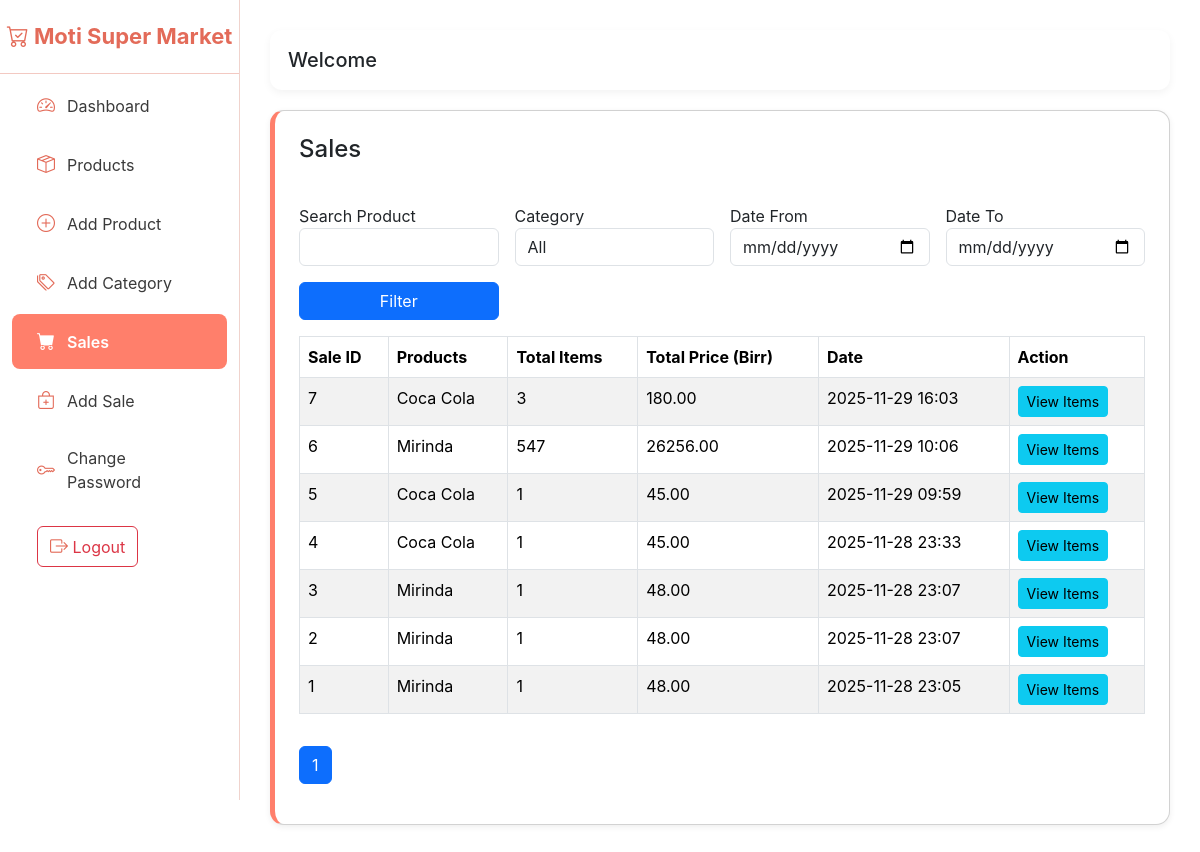
The page /myapp/sales/ on the database as committed earlier.
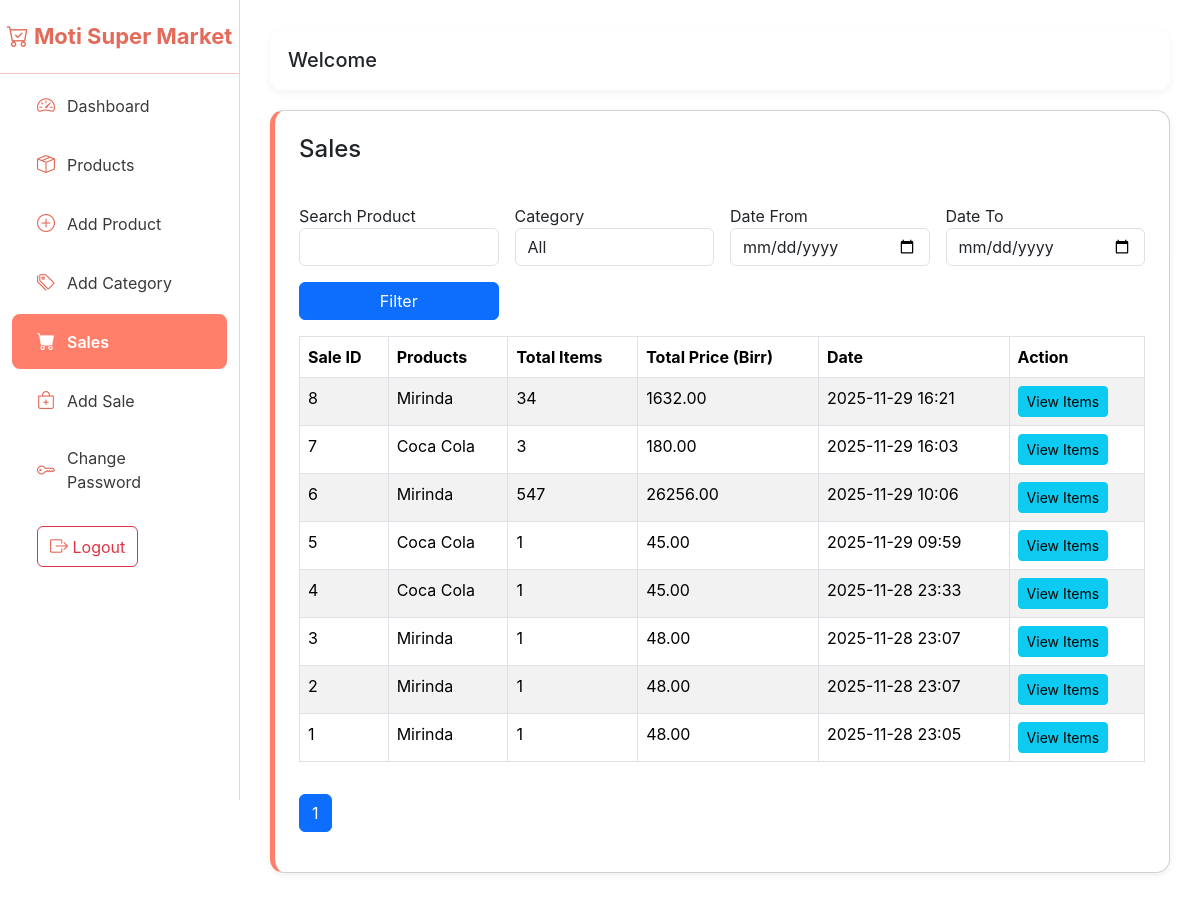
The same page on the database as committed later.
### myapp/models.py (models this page shows, shortened)
class Sale(models.Model):
    created_at = models.DateTimeField(auto_now_add=True)
    total_price = models.DecimalField(max_digits=12, decimal_places=2, default=0)  # total for all items

class Product(models.Model):
    name = models.CharField(max_length=200)
    category = models.ForeignKey(Category, on_delete=models.SET_NULL, null=True)
    barcode = models.CharField(max_length=100, blank=True, null=True)
    selling_price = models.DecimalField(max_digits=10, decimal_places=2)
    low_stock_threshold = models.PositiveIntegerField(default=10)  # NEW FIELD
    created_at = models.DateTimeField(auto_now_add=True)

### myapp/views.py (the view)
# urls.py: path('sales/', views.sales, name='sales'),
def sales(request):
    search = request.GET.get('search', '').strip()
    category = request.GET.get('category')
    product_id = request.GET.get('product')
    date_from = request.GET.get('date_from')
    date_to = request.GET.get('date_to')
    price_min = request.GET.get('price_min')
    price_max = request.GET.get('price_max')
    sale_items_qs = SaleItem.objects.select_related('product')
    sales = Sale.objects.prefetch_related(
        Prefetch('items', queryset=sale_items_qs, to_attr='sale_items')
    ).order_by('-created_at')
    if search:
        sales = sales.filter(items__product__name__icontains=search).distinct()
    if category:
        sales = sales.filter(items__product__category_id=category).distinct()
    if product_id:
        sales = sales.filter(items__product_id=product_id).distinct()
    if date_from:
        sales = sales.filter(created_at__date__gte=date_from)
    if date_to:
        sales = sales.filter(created_at__date__lte=date_to)
    for sale in sales:
        sale.total_items = sum(item.quantity for item in sale.sale_items)
        sale.total_price = sum(item.total_price for item in sale.sale_items)
        sale.product_names = ", ".join([item.product.name for item in sale.sale_items])
    paginator = Paginator(sales, 20)
    page_number = request.GET.get('page')
    page_obj = paginator.get_page(page_number)
    context = {
        'sales': page_obj,
        'page_obj': page_obj,
        'categories': Category.objects.all(),
        'products': Product.objects.all(),
        'values': request.GET,
    }
    return render(request, 'sales.html', context)

### template/sales.html (shortened to what this page needs)
{% extends 'base.html' %}
{% block content %}
<div class="card card-simple p-4">
    <h4>Sales</h4>
    <form method="GET" class="row g-3 mt-3">
        <div class="col-md-3 position-relative">
            <label>Search Product</label>
            <input type="text" id="product_input" name="search" value="{{ values.search }}" class="form-control" autocomplete="off">
        </div>
        <div class="col-md-3">
            <label>Category</label>
            <select name="category" class="form-control">
                <option value="">All</option>
            </select>
        </div>
        <div class="col-md-3">
            <label>Date From</label>
            <input type="date" name="date_from" value="{{ values.date_from }}" class="form-control">
        </div>
        <div class="col-md-3">
            <label>Date To</label>
            <input type="date" name="date_to" value="{{ values.date_to }}" class="form-control">
        </div>
        <div class="col-md-3 d-flex align-items-end">
            <button class="btn btn-primary w-100">Filter</button>
        </div>
    </form>
    <table class="table table-bordered table-striped mt-3">
        <thead>
            <tr>
                <th>Sale ID</th>
                <th>Products</th>
                <th>Total Items</th>
                <th>Total Price (Birr)</th>
                <th>Date</th>
                <th>Action</th>
            </tr>
        </thead>
        <tbody>
            {% for sale in sales %}
            <tr>
                <td>{{ sale.id }}</td>
                <td>{{ sale.product_names }}</td>
                <td>{{ sale.total_items }}</td>
                <td>{{ sale.total_price|floatformat:2 }}</td>
                <td>{{ sale.created_at|date:"Y-m-d H:i" }}</td>
                <td>
                    <a href="{% url 'sale_detail' sale.id %}" class="btn btn-sm btn-info">View Items</a>
                </td>
            </tr>
            {% empty %}
            <tr>
                <td colspan="6" class="text-center text-muted">No sales found.</td>
            </tr>
            {% endfor %}
        </tbody>
    </table>
    <nav>
        <ul class="pagination mt-3">
            {% for num in page_obj.paginator.page_range %}
                <li class="page-item {% if page_obj.number == num %}active{% endif %}">
                    <a class="page-link" href="?page={{ num }}">{{ num }}</a>
                </li>
            {% endfor %}
        </ul>
    </nav>
</div>
{% endblock %}

Rows that differ between the two databases and show on the page:
added Sale: id "8", product_names "Mirinda", total_items "34", total_price "1632.00", created_at "2025-11-29 16:21"
